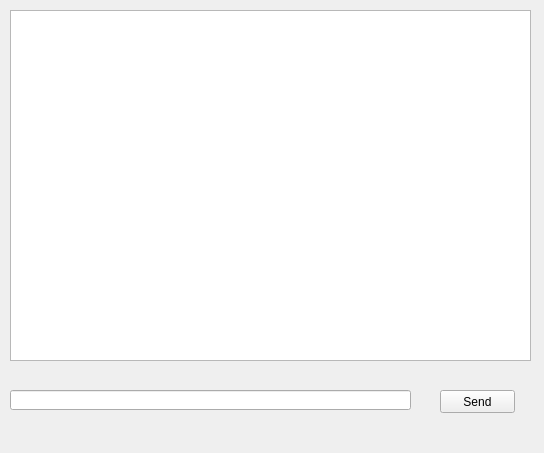
<?xml version="1.0" encoding="UTF-8"?>
<ui version="4.0">
 <class>MainWindow</class>
 <widget class="QMainWindow" name="MainWindow">
  <property name="geometry">
   <rect>
    <x>0</x>
    <y>0</y>
    <width>544</width>
    <height>453</height>
   </rect>
  </property>
  <property name="windowTitle">
   <string>MainWindow</string>
  </property>
  <widget class="QWidget" name="centralWidget">
   <widget class="QTextBrowser" name="textBrowser">
    <property name="geometry">
     <rect>
      <x>10</x>
      <y>10</y>
      <width>521</width>
      <height>351</height>
     </rect>
    </property>
   </widget>
   <widget class="QLineEdit" name="lineEdit">
    <property name="geometry">
     <rect>
      <x>10</x>
      <y>390</y>
      <width>401</width>
      <height>20</height>
     </rect>
    </property>
   </widget>
   <widget class="QPushButton" name="pushButton">
    <property name="geometry">
     <rect>
      <x>440</x>
      <y>390</y>
      <width>75</width>
      <height>23</height>
     </rect>
    </property>
    <property name="text">
     <string>Send</string>
    </property>
   </widget>
  </widget>
 </widget>
 <layoutdefault spacing="6" margin="11"/>
 <resources/>
 <connections/>
</ui>
